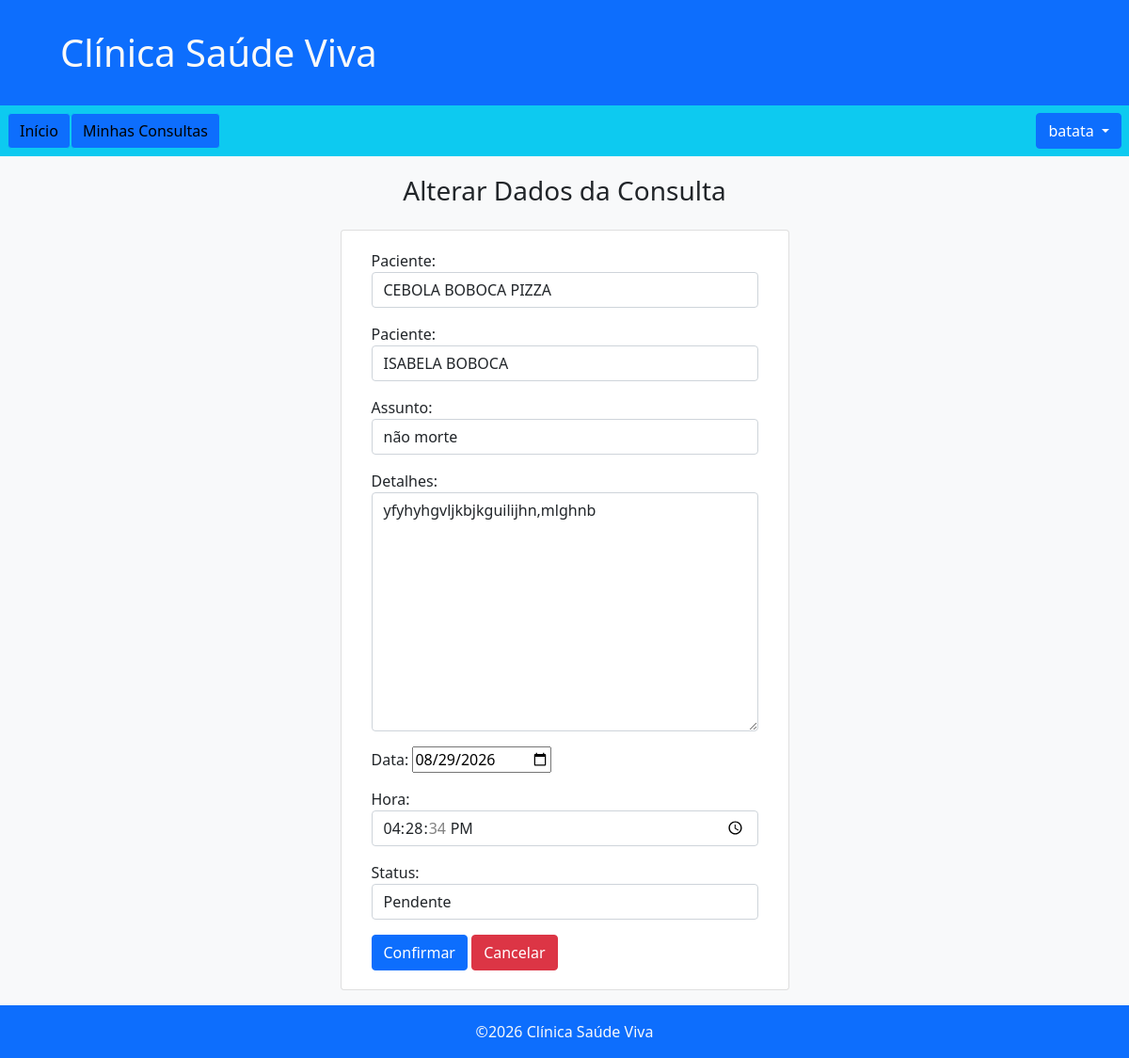
The page /appointments/edit/1/ (signed in) on the database as committed earlier.
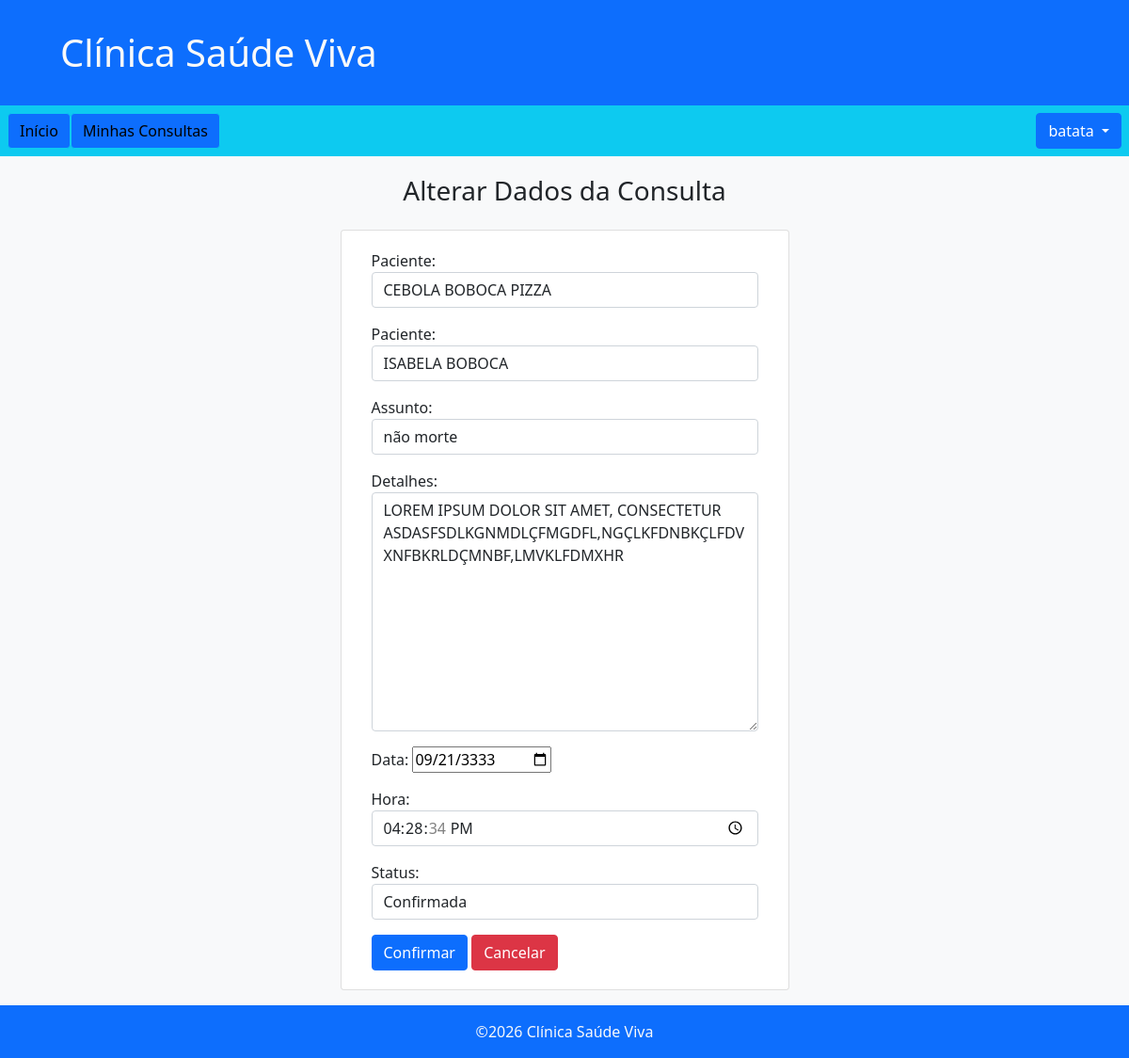
The same page on the database as committed later.
### appointments/models.py (models this page shows, shortened)
class Appointment(models.Model):
    class Status(models.TextChoices):
        PENDING   = 'PENDING'   , 'Pendente'
        CONFIRMED = 'CONFIRMED' , 'Confirmada'
        CANCELLED = 'CANCELLED' , 'Cancelada'
    patient      = models.ForeignKey(
        Patient, on_delete=models.CASCADE,
        verbose_name='Paciente', related_name='appointments'
    )
    professional = models.ForeignKey(
        Professional, on_delete=models.CASCADE,
        verbose_name='Paciente', related_name='appointments'
    )
    date = models.DateField(verbose_name='Data')
    time = models.TimeField(verbose_name='Hora')
    subject = models.CharField(max_length=40 , verbose_name='Assunto')
    details = models.TextField(max_length=300, verbose_name='Detalhes')
    status  = models.CharField(
        max_length=10,
        choices = Status,
        default = Status.PENDING
    )
    created_at = models.DateTimeField(auto_now_add=True, verbose_name='Criada em')
    updated_at = models.DateTimeField(auto_now    =True, verbose_name='Atualizada em')
    class Meta:
        verbose_name        = 'Consulta'
        verbose_name_plural = 'Consultas'

### appointments/views.py (the view)
# urls.py: path('edit/<int:id>/' , views.edit_view      , name='edit'  ),
@login_required
def edit_view(request, id):
    if request.user.is_staff:
        appointment = get_object_or_404(Appointment,id=id)
        if request.method == 'POST':
            form = AppointmentForm(request.POST, instance=appointment)
            if form.is_valid():
                form.save()
                return redirect('appointments:list')
        else:
            form = AppointmentForm(instance=appointment)
    return render(request,'edit.html',{'form':form, 'appointment':appointment,})

### appointments/forms.py
class AppointmentForm(forms.ModelForm):
    class Meta:
        model   = Appointment
        fields  = ['professional', 'patient', 'subject', 'details', 'date', 'time', 'status']
        widgets = {
            'professional' : forms.Select({'class':'form-control'}),
            'patient'      : forms.Select({'class':'form-control'}),
            'subject'      : forms.TextInput({'class':'form-control'}),
            'details'      : forms.Textarea ({'class':'form-control'}),
            'date': forms.DateInput(
                format='%Y-%m-%d',
                attrs={'type': 'date'}
            ),
            'time'   : forms.TimeInput({'class':'form-control', 'type':'time'}),
            'status' : forms.Select({'class':'form-control'},choices=Appointment.Status)
        }

### users/models.py (called while the page is built)
    def __str__(self):
        return self.full_name

    def __str__(self):
        return self.full_name

### appointments/templates/edit.html (shortened to what this page needs)
{% extends 'base.html' %}
{% block content %}
    <div class="container mt-1 d-flex align-items-center flex-column">
        <span class="mb-3"><h3>Alterar Dados da Consulta</h3></span>
        <div class="card d-flex p-1 ps-3 pe-3">
            <div class="card-body">
                <form action="{% url 'appointments:edit' id=appointment.id %}" method="post">
                    {{ form.as_p }}
                    <button type="submit" class="btn btn-primary">
                        Confirmar
                    </button>
                    <a href="{% url 'appointments:list' %}" class="btn btn-danger">Cancelar</a>
                </form>
            </div>
        </div>
    </div>
{% endblock content %}

Rows that differ between the two databases and show on the page:
changed Appointment "CEBOLA BOBOCA PIZZA": details "yfyhyhgvljkbjkguilijhn,mlghnb" → "LOREM IPSUM DOLOR SIT AMET, CONSECTETUR ASDASFSDLKGNMDLÇFMGDFL,NGÇLKFDNBKÇLFDVXNFBKRLDÇMNBF,LMVKLFDMXHR"; date "08/29/2026" → "09/21/3333"; status "Pendente" → "Confirmada"
